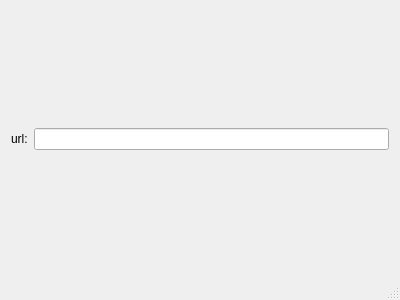
<?xml version="1.0" encoding="UTF-8"?>
<ui version="4.0">
 <class>MainWindow</class>
 <widget class="QMainWindow" name="MainWindow">
  <property name="geometry">
   <rect>
    <x>0</x>
    <y>0</y>
    <width>400</width>
    <height>300</height>
   </rect>
  </property>
  <property name="windowTitle">
   <string>MainWindow</string>
  </property>
  <widget class="QWidget" name="centralWidget">
   <layout class="QGridLayout" name="gridLayout_3">
    <item row="0" column="0">
     <layout class="QGridLayout" name="gridLayout">
      <item row="0" column="0">
       <layout class="QGridLayout" name="gridLayout_2">
        <item row="0" column="0">
         <widget class="QLabel" name="label">
          <property name="text">
           <string>url:</string>
          </property>
         </widget>
        </item>
        <item row="0" column="1">
         <widget class="QLineEdit" name="lineEdit"/>
        </item>
       </layout>
      </item>
     </layout>
    </item>
   </layout>
  </widget>
  <widget class="QMenuBar" name="menuBar">
   <property name="geometry">
    <rect>
     <x>0</x>
     <y>0</y>
     <width>400</width>
     <height>23</height>
    </rect>
   </property>
  </widget>
  <widget class="QStatusBar" name="statusBar"/>
 </widget>
 <layoutdefault spacing="6" margin="11"/>
 <resources/>
 <connections/>
</ui>
